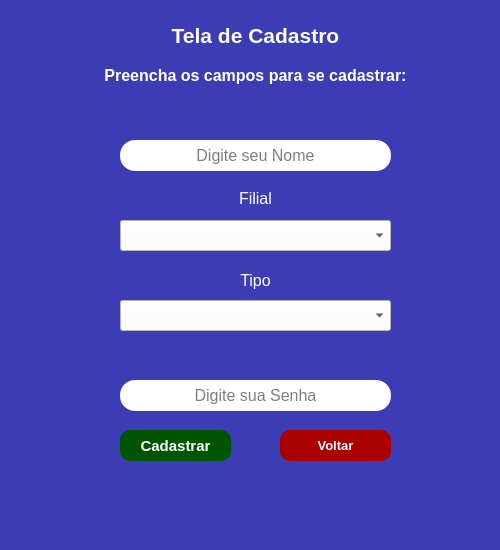
<?xml version="1.0" encoding="UTF-8"?>
<ui version="4.0">
 <class>MainWindow</class>
 <widget class="QMainWindow" name="MainWindow">
  <property name="geometry">
   <rect>
    <x>0</x>
    <y>0</y>
    <width>500</width>
    <height>550</height>
   </rect>
  </property>
  <property name="windowTitle">
   <string>Cadastro Usuário</string>
  </property>
  <property name="styleSheet">
   <string notr="true">background-color: rgb(60, 60, 181);</string>
  </property>
  <widget class="QWidget" name="centralwidget">
   <widget class="QPushButton" name="pushButton_2">
    <property name="geometry">
     <rect>
      <x>280</x>
      <y>430</y>
      <width>111</width>
      <height>31</height>
     </rect>
    </property>
    <property name="font">
     <font>
      <pointsize>10</pointsize>
      <weight>75</weight>
      <bold>true</bold>
     </font>
    </property>
    <property name="styleSheet">
     <string notr="true">border-radius: 10px;
color: rgb(255, 255, 255);
background-color: rgb(170, 0, 0);</string>
    </property>
    <property name="text">
     <string>Voltar</string>
    </property>
   </widget>
   <widget class="QLabel" name="label_2">
    <property name="geometry">
     <rect>
      <x>80</x>
      <y>20</y>
      <width>351</width>
      <height>31</height>
     </rect>
    </property>
    <property name="font">
     <font>
      <pointsize>16</pointsize>
      <weight>75</weight>
      <italic>false</italic>
      <bold>true</bold>
      <underline>false</underline>
     </font>
    </property>
    <property name="styleSheet">
     <string notr="true">color: #fff</string>
    </property>
    <property name="text">
     <string>Tela de Cadastro</string>
    </property>
    <property name="alignment">
     <set>Qt::AlignCenter</set>
    </property>
   </widget>
   <widget class="QLabel" name="label_6">
    <property name="geometry">
     <rect>
      <x>220</x>
      <y>190</y>
      <width>71</width>
      <height>16</height>
     </rect>
    </property>
    <property name="font">
     <font>
      <pointsize>12</pointsize>
     </font>
    </property>
    <property name="styleSheet">
     <string notr="true">color: #fff</string>
    </property>
    <property name="text">
     <string>Filial</string>
    </property>
    <property name="alignment">
     <set>Qt::AlignCenter</set>
    </property>
   </widget>
   <widget class="QLabel" name="label_3">
    <property name="geometry">
     <rect>
      <x>130</x>
      <y>480</y>
      <width>261</width>
      <height>31</height>
     </rect>
    </property>
    <property name="font">
     <font>
      <pointsize>12</pointsize>
     </font>
    </property>
    <property name="styleSheet">
     <string notr="true">color: yellow</string>
    </property>
    <property name="text">
     <string/>
    </property>
    <property name="alignment">
     <set>Qt::AlignCenter</set>
    </property>
   </widget>
   <widget class="QLineEdit" name="user">
    <property name="geometry">
     <rect>
      <x>120</x>
      <y>140</y>
      <width>271</width>
      <height>31</height>
     </rect>
    </property>
    <property name="font">
     <font>
      <pointsize>12</pointsize>
     </font>
    </property>
    <property name="styleSheet">
     <string notr="true">padding: 5px; color: #000; background-color: #fff;
border-width: 2px; border-radius: 15px; border-color: #000;</string>
    </property>
    <property name="text">
     <string/>
    </property>
    <property name="alignment">
     <set>Qt::AlignCenter</set>
    </property>
    <property name="placeholderText">
     <string>Digite seu Nome</string>
    </property>
   </widget>
   <widget class="QLabel" name="label_5">
    <property name="geometry">
     <rect>
      <x>80</x>
      <y>60</y>
      <width>351</width>
      <height>31</height>
     </rect>
    </property>
    <property name="font">
     <font>
      <pointsize>12</pointsize>
      <weight>75</weight>
      <italic>false</italic>
      <bold>true</bold>
      <underline>false</underline>
     </font>
    </property>
    <property name="styleSheet">
     <string notr="true">color: #fff</string>
    </property>
    <property name="text">
     <string>Preencha os campos para se cadastrar:</string>
    </property>
    <property name="alignment">
     <set>Qt::AlignCenter</set>
    </property>
   </widget>
   <widget class="QComboBox" name="filial">
    <property name="geometry">
     <rect>
      <x>120</x>
      <y>220</y>
      <width>271</width>
      <height>31</height>
     </rect>
    </property>
    <property name="font">
     <font>
      <pointsize>10</pointsize>
     </font>
    </property>
    <property name="styleSheet">
     <string notr="true">padding: 5px; color: #000; background-color: #fff;
border-width: 2px; border-color: #000;</string>
    </property>
    <property name="placeholderText">
     <string/>
    </property>
   </widget>
   <widget class="QLabel" name="label_7">
    <property name="geometry">
     <rect>
      <x>220</x>
      <y>270</y>
      <width>71</width>
      <height>21</height>
     </rect>
    </property>
    <property name="font">
     <font>
      <pointsize>12</pointsize>
     </font>
    </property>
    <property name="styleSheet">
     <string notr="true">color: #fff</string>
    </property>
    <property name="text">
     <string>Tipo</string>
    </property>
    <property name="alignment">
     <set>Qt::AlignCenter</set>
    </property>
   </widget>
   <widget class="QComboBox" name="tipo">
    <property name="geometry">
     <rect>
      <x>120</x>
      <y>300</y>
      <width>271</width>
      <height>31</height>
     </rect>
    </property>
    <property name="font">
     <font>
      <pointsize>10</pointsize>
     </font>
    </property>
    <property name="styleSheet">
     <string notr="true">padding: 5px; color: #000; background-color: #fff;
border-width: 2px; border-color: #000;</string>
    </property>
   </widget>
   <widget class="QLineEdit" name="user_2">
    <property name="geometry">
     <rect>
      <x>120</x>
      <y>380</y>
      <width>271</width>
      <height>31</height>
     </rect>
    </property>
    <property name="font">
     <font>
      <pointsize>12</pointsize>
     </font>
    </property>
    <property name="styleSheet">
     <string notr="true">padding: 5px; color: #000; background-color: #fff;
border-width: 2px; border-radius: 15px; border-color: #000;</string>
    </property>
    <property name="text">
     <string/>
    </property>
    <property name="alignment">
     <set>Qt::AlignCenter</set>
    </property>
    <property name="placeholderText">
     <string>Digite sua Senha</string>
    </property>
   </widget>
   <widget class="QPushButton" name="pushButton_3">
    <property name="geometry">
     <rect>
      <x>120</x>
      <y>430</y>
      <width>111</width>
      <height>31</height>
     </rect>
    </property>
    <property name="font">
     <font>
      <pointsize>11</pointsize>
      <weight>75</weight>
      <bold>true</bold>
     </font>
    </property>
    <property name="styleSheet">
     <string notr="true">border-radius: 10px;
color: rgb(255, 255, 255);
background-color: rgb(0, 85, 0);</string>
    </property>
    <property name="text">
     <string>Cadastrar</string>
    </property>
   </widget>
  </widget>
  <widget class="QStatusBar" name="statusbar"/>
 </widget>
 <resources/>
 <connections/>
</ui>
